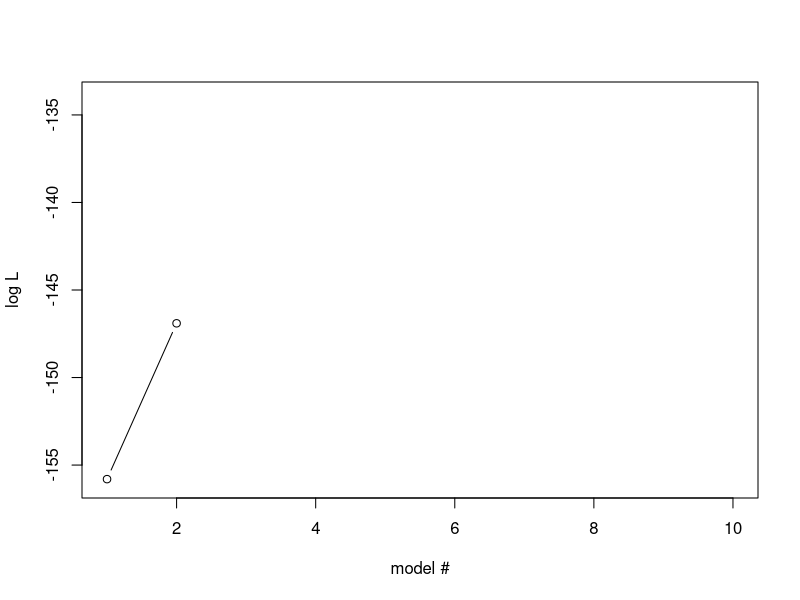
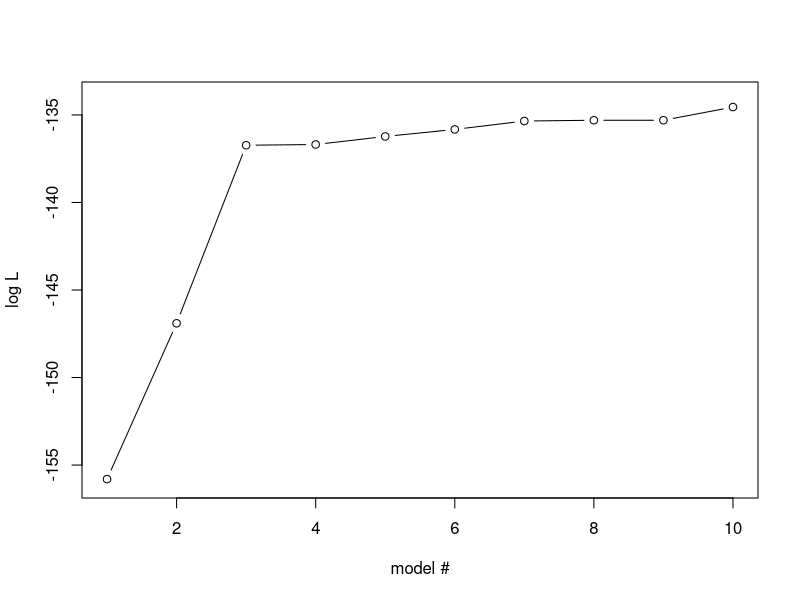
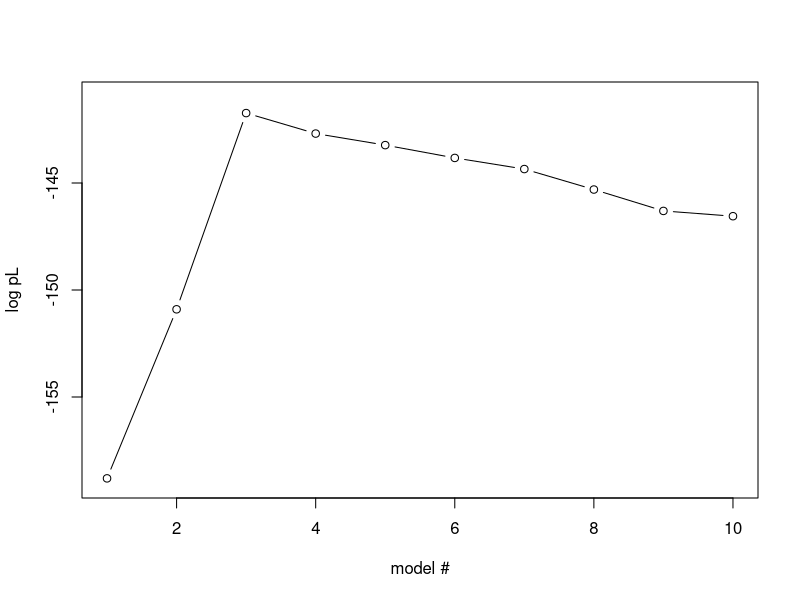
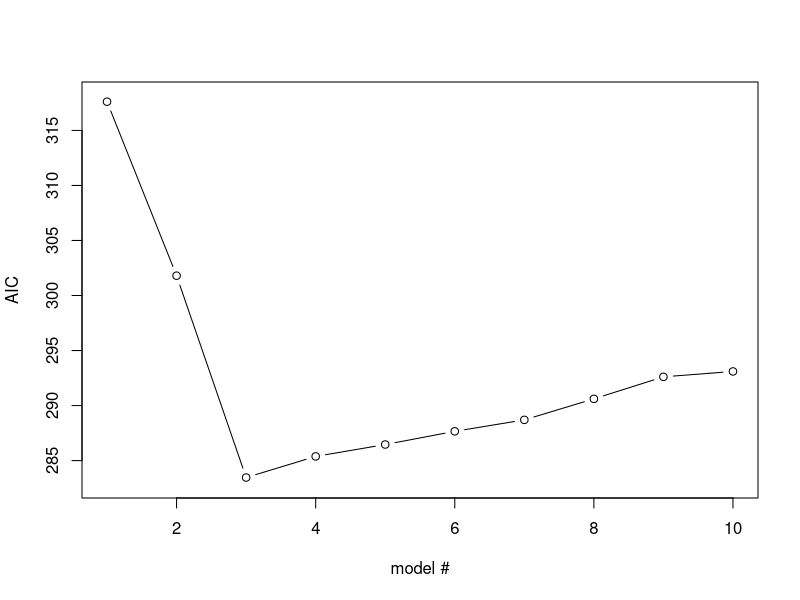
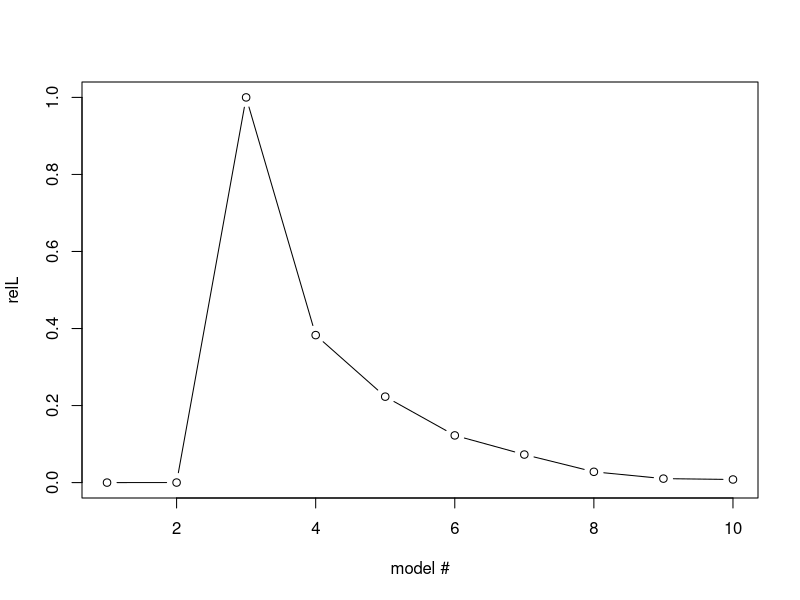
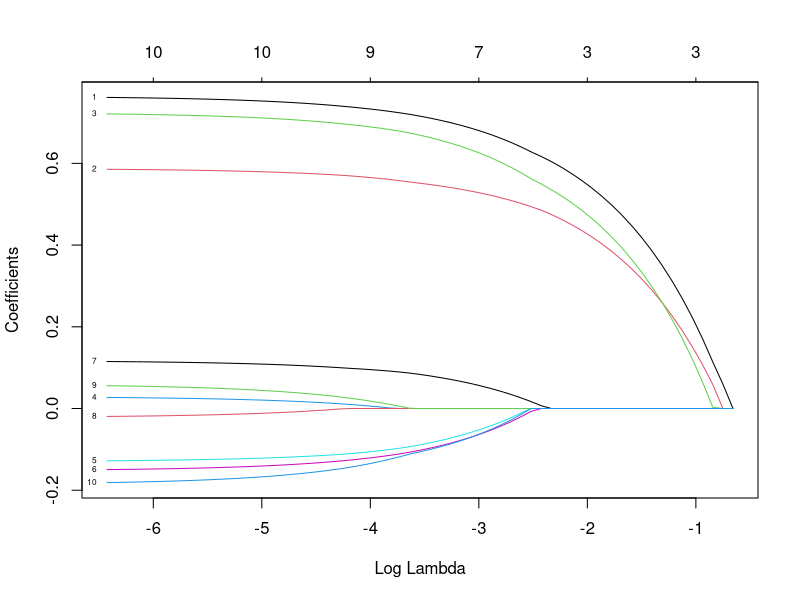
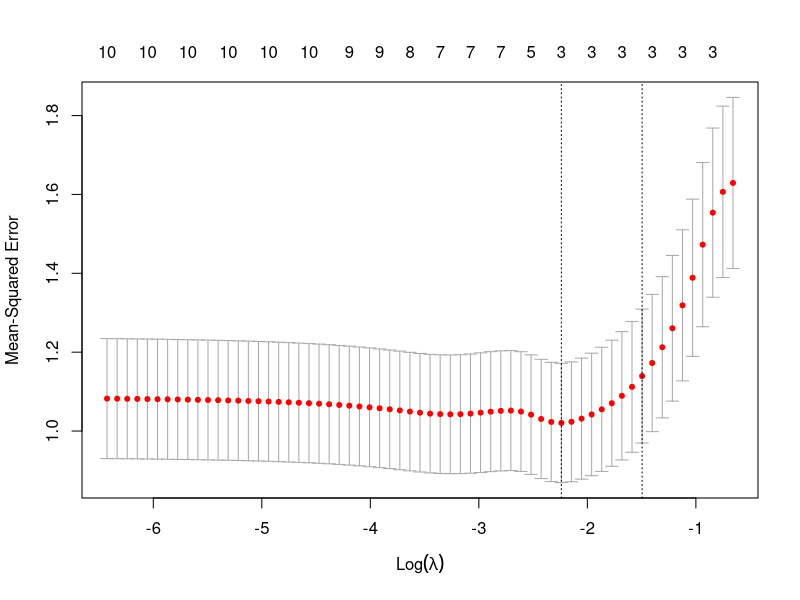
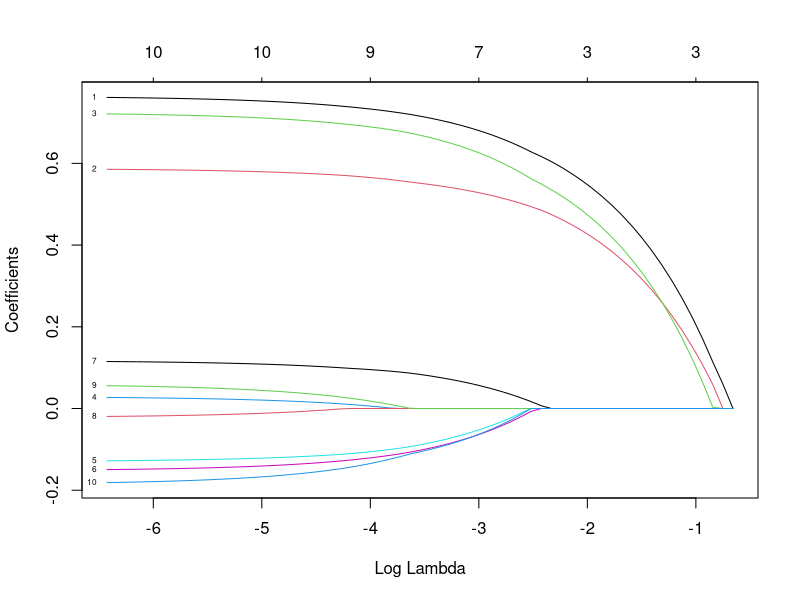

Recreate these plots in R, in order.
## ---- chunk 1

## ---- chunk 2
# To obtain exactly the same result as in the demo, set seed to 85
set.seed(85)
## ---- chunk 3
N=100 # number of samples
P=10 # number of variables

# Draw variables, x_{i,1},...,x_{i,P} for all N individuals, from a uniform distribution in interval (0,1) (this is the default interval for runif)
X=matrix(round(runif(N*(P+1),min=0, max=2)), nrow=N, ncol=P)

# generate a y variable from a multivarite lm of 3 first X variables only
# intercept
b0=3
# effect sizes for first three variables
b=c(runif(3, min=0.5, max=1.0))

# generate y
Y <- b0 + X[,1] * b[1] + X[,2] * b[2] + X[,3] * b[3] + rnorm(N)

## ---- chunk 4
require(stats)
ll= vector()
for(i in seq(1,P)){
  Xi=X[,seq(1,i)]
  ll[i] <- logLik(lm(Y~Xi))
}
# plot likelihoods for models with 1 and 2 vaiables
plot(ll[1:2], ylab="log L", xlab="model #", type = "b", xlim=c(1,P), ylim=c(floor(min(ll)),ceiling(max(ll)))) 
# xlim and ylim not really necessary here, but I can reuse the plot statement below, so the plots look similar
## ---- chunk 5
# compute loglikelihood (ll) for all models including variables
# 1-i, for i <= P; store results in vector ll
ll= vector()
for(i in seq(1,P)){
  Xi=X[,seq(1,i)]
  ll[i] <- logLik(lm(Y~Xi))
}

# plot ll for all models
plot(ll, ylab="log L", xlab="model #", type = "b", xlim=c(1,P), ylim=c(floor(min(ll)),ceiling(max(ll)))) 

## ---- chunk 6
library(lmtest)
mprev <- lm(Y ~ X[,1])
lrt=data.frame(models=0, ll1=0, ll2=0, lr=0, P = 0, sign=0)
for(i in seq(2,P)){
  m <- lm(Y ~ X[,seq(1,i)])
  fit=lrtest(mprev,m)
  mprev=m
  sign = ifelse(fit$`Pr(>Chisq)`[2]>0.05,"no","yes")#ifelse(fit$`Pr(>Chisq)`[2]>0.01,"*",ifelse(fit$`Pr(>Chisq)`[2]>0.001, "**","***")))
  lr=fit$LogLik[1]-fit$LogLik[2]
  lrt[i-1,] = list(paste0(i-1," vs ", i," variables"), signif(fit$LogLik[1], 5), signif(fit$LogLik[2], 5), format(lr, digits=4), format(fit$`Pr(>Chisq)`[2],digits=3, scientific=-1), sign)
}
library(kableExtra)
kable(lrt,"html",row.names=F, col.names=c("Compared models","logL 1st model","logL 2nd model","logLR", "P-value", "Sign at 0.05"),digits=30, format.args=list(snsmall=0)) %>% kable_styling(bootstrap="striped", font_size = 14, full_width=F)

## ---- chunk 7
# compute loglikelihood (ll) for all models including 1-P variables
pl= vector() 
for(i in seq(1,P)){
  xi=X[,seq(1,i)]
  xi=cbind(rep(1,N), xi)
  fit = lm(Y~xi)
  # To make the code simple, we forestall next step and use the AIC function here
  # AIC= -2(pl) so convert back
  pl[i] = -AIC(fit)/2
}
# plot ll of all models
plot(pl, xlim=c(1,P), ylim=c(floor(min(pl)),ceiling(max(pl))),ylab="log pL", xlab="model #", type = "b")
## ---- chunk 8
require(stats)
require(dplyr)
require(kableExtra)
mprev <- lm(Y ~ X[,1])
aic=data.frame(models=0, aic=0, lowest="-")
for(i in seq(1,P)){
  m <- lm(Y ~ X[,seq(1,i)])
  fit=AIC(mprev,m)
  mprev=m
  if(i==2){
    aic[i-1,] = list(paste0(i-1," variable"), signif(fit$AIC[1],5), "-") 
  }
  aic[i,] = list(paste0(i," variables"), signif(fit$AIC[2],5), "-") 
}
minaic=min(aic$aic)
aic$rl=format(exp((minaic-aic$aic)/2), digits=4)
aic$lowest = ifelse(aic$aic==minaic,"Yes","-")

kable(aic, format='html', row.names=F, col.names=c("Compared models","AIC","Minimum AIC","rL"),digits=30,format.args=list(snsmall=0))  %>%  kable_styling( font_size = 14)
## ---- chunk 9
require(stats)

# plot AIC of all models
plot(aic$aic, xlim=c(1,P), ylim=c(floor(min(aic$aic)),ceiling(max(aic$aic))),ylab="AIC", xlab="model #", type = "b")

# plot relL of all models
plot(aic$rl, xlim=c(1,P), ylab="relL", xlab="model #", type = "b")
## ---- chunk 10
require(glmnet)
# run lasso (alpha=1) for linear model (family=gaussian)
fit = glmnet(X,Y, family="gaussian", alpha=1, standardize=T)
## ---- chunk 11
par(mfrow=c(1,1))
plot(fit, xvar="lambda",label=T)
## ---- chunk 12
require(glmnet)
par(mfrow=c(1,1))
# run lasso (alpha=1) for linear model (family=gaussian)
cvglm=cv.glmnet(X,Y, family="gaussian", alpha=1, standardize=T, nfolds=100)

plot(cvglm)
plot(cvglm$glmnet.fit, xvar="lambda",label=T)
minlambda=cvglm$lambda.min
## ---- chunk 13
require(dplyr)      # for nice table
require(kableExtra) #for nice table

coefglm=as.data.frame(as.matrix(coef(cvglm, s="lambda.min")))
coefglm=cbind(seq(0,10),c(b0, b, rep(0, 7)),coefglm)
names(coefglm)=c("beta","value (oracle)", paste0("estimate(lambda=",signif(minlambda,3),")"))
kable(coefglm, row.names=F) %>%   kable_styling( font_size = 14)
## ---- chunk 14
